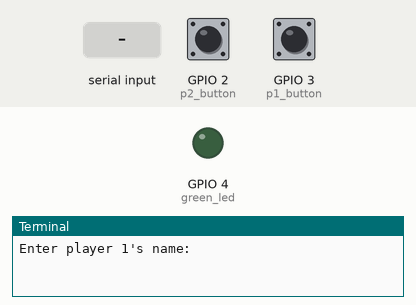
This program was run on a simulated Raspberry Pi (BCM pin numbers). On the bench: output pins drawn as LEDs (lit = HIGH), the last lines printed to the terminal. The inputs (shaded band) are chosen by the test bench; at power-on: GPIO 2 (p2_button) HIGH, GPIO 3 (p1_button) HIGH. Random numbers come from a fixed seed. At 8.5 s the program stops and its outputs stay as they are.

Above: at 1.2 s.
1.3 s: "1" typed at the terminal, then Enter
2.8 s: "0" typed at the terminal, then Enter
At 4.0 s:
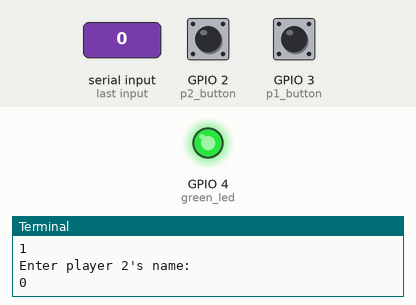
Timing chart, 0 to 10.0 s (numbered marks = the images above; inputs shaded):
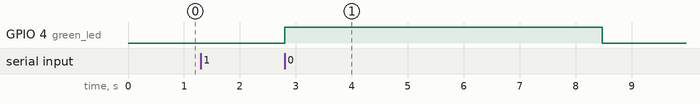

The program:

quick_reaction_game_basic.py
```python
from gpiozero import LED, Button
from time import sleep
from random import uniform
from os import _exit

# Take inputs
p1 = input("Enter player 1's name: ")
p2 = input("Enter player 2's name: ")

# Initializing the components and the pins
green_led = LED(4)
p1_button = Button(3)
p2_button = Button(2)

green_led.on()
sleep(uniform(5, 10))
green_led.off()

def pressed(button):
    if button.pin.number == 3:
        print(p1 + " won the game")
    else:
        print(p2 + " won the game")
    _exit(0)

p1_button.when_pressed = pressed
p2_button.when_pressed = pressed
```

Measured:
- after the input at 2.8 s, GPIO 4 (green_led): LOW → HIGH at once, → LOW 5.7 s later
